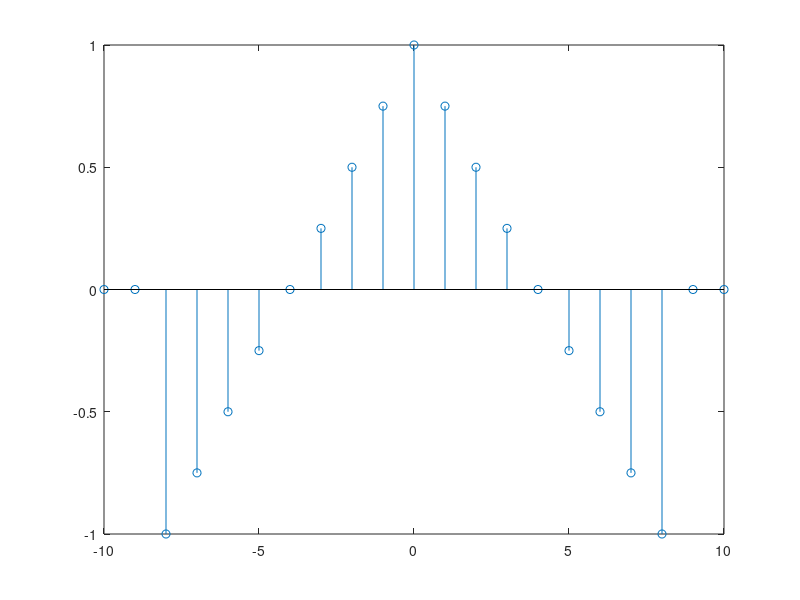

Here is the MATLAB script that generated this plot:
t1=-6;tstep=0.01;t2=6;
t=t1:tstep:t2;

n1=-10;n2=10;n=n1:n2;
x1=@(t)((-t+2).*((t>=0)&(t<=4))+(0).*((t<-4)&(t>4))+(-t-2).*((t>=-4)&(t<0)));
x2=@(n)((-n/2+1).*((n>0)&(n<=4))+(n/2+1).*((n>=-4)&(n<=0))+(0).*((n<-4)&(n>4)));
%plot(t,x1(t-1)); hold on;
%plot(t,x1(t+1));
%plot(t,x1(t*2));
%plot(t,x1(t/2));

%stem(n,x2(n-1));
%stem(n,x2(n+1));
%stem(n,x2(n*2));
stem(n,x2(n/2));
